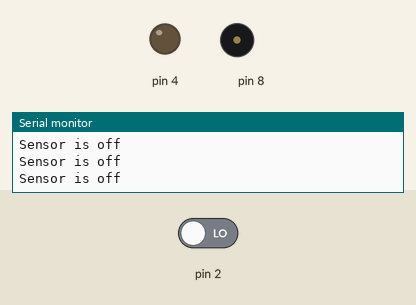
Simulated run of this sketch. Board: Arduino Uno, built with avr-gcc and run on an emulated ATmega328P. On the bench: output pins drawn as LEDs (lit = HIGH), buzzer (waves = sounding), the last lines printed to the serial monitor. The inputs (shaded band) are chosen by the test bench; at power-on: pin 2 LOW.

Above: at 4.8 s.
4.9 s: pin 2 driven HIGH
At 6.6 s:
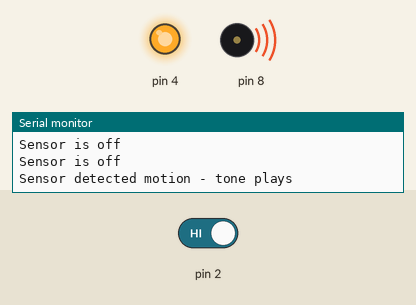
At 9.5 s:
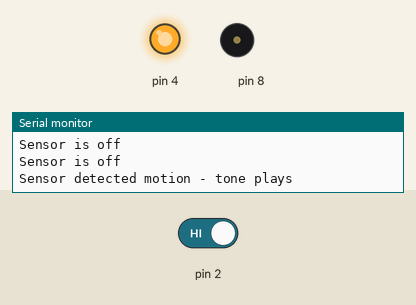
Timing chart, 0 to 14.0 s (numbered marks = the images above; inputs shaded):
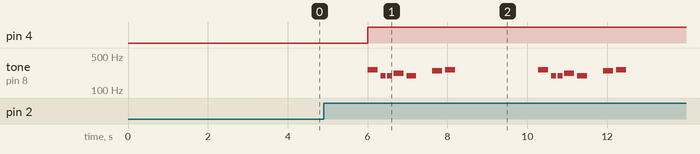

The sketch:

MotionDetector.ino
```cpp
#include "soundnotes.h"
int sensor = 0;
int melody[] = {
  NOTE_C4, NOTE_G3, NOTE_G3, NOTE_A3, NOTE_G3, 0, NOTE_B3, NOTE_C4
};

// note durations: 4 = quarter note, 8 = eighth note, etc.:
int noteDurations[] = {
  4, 8, 8, 4, 4, 4, 4, 4
};

void setup() {
  // put your setup code here, to run once:
  Serial.begin(9600);
  pinMode(4, OUTPUT);
  pinMode(2, INPUT);
}

void loop() {
  // put your main code here, to run repeatedly:
  digitalWrite(4, LOW);
  sensor = digitalRead(2);
  if(sensor == HIGH){
     digitalWrite(4, HIGH);
     Serial.println("Sensor detected motion - tone plays");
       for (int thisNote = 0; thisNote < 8; thisNote++) {
         int noteDuration = 1000 / noteDurations[thisNote];
         tone(8, melody[thisNote], noteDuration);
          int pauseBetweenNotes = noteDuration * 1.30;
          delay(pauseBetweenNotes);
          // stop the tone playing:
          noTone(8);
       }
  }else{
     digitalWrite(4, LOW);
     Serial.println("Sensor is off");
  }
 delay(2000);
}
```

soundnotes.h
```cpp
/*************************************************
 * Public Constants
 *************************************************/

#define NOTE_B0  31
#define NOTE_C1  33
#define NOTE_CS1 35
#define NOTE_D1  37
#define NOTE_DS1 39
#define NOTE_E1  41
#define NOTE_F1  44
#define NOTE_FS1 46
#define NOTE_G1  49
#define NOTE_GS1 52
#define NOTE_A1  55
#define NOTE_AS1 58
#define NOTE_B1  62
#define NOTE_C2  65
#define NOTE_CS2 69
#define NOTE_D2  73
#define NOTE_DS2 78
#define NOTE_E2  82
#define NOTE_F2  87
#define NOTE_FS2 93
#define NOTE_G2  98
#define NOTE_GS2 104
#define NOTE_A2  110
#define NOTE_AS2 117
#define NOTE_B2  123
#define NOTE_C3  131
#define NOTE_CS3 139
#define NOTE_D3  147
#define NOTE_DS3 156
#define NOTE_E3  165
#define NOTE_F3  175
#define NOTE_FS3 185
#define NOTE_G3  196
#define NOTE_GS3 208
#define NOTE_A3  220
#define NOTE_AS3 233
#define NOTE_B3  247
#define NOTE_C4  262
#define NOTE_CS4 277
#define NOTE_D4  294
#define NOTE_DS4 311
#define NOTE_E4  330
#define NOTE_F4  349
#define NOTE_FS4 370
#define NOTE_G4  392
#define NOTE_GS4 415
#define NOTE_A4  440
#define NOTE_AS4 466
#define NOTE_B4  494
#define NOTE_C5  523
#define NOTE_CS5 554
#define NOTE_D5  587
#define NOTE_DS5 622
#define NOTE_E5  659
#define NOTE_F5  698
#define NOTE_FS5 740
#define NOTE_G5  784
#define NOTE_GS5 831
#define NOTE_A5  880
#define NOTE_AS5 932
#define NOTE_B5  988
#define NOTE_C6  1047
#define NOTE_CS6 1109
#define NOTE_D6  1175
#define NOTE_DS6 1245
#define NOTE_E6  1319
#define NOTE_F6  1397
#define NOTE_FS6 1480
#define NOTE_G6  1568
#define NOTE_GS6 1661
#define NOTE_A6  1760
#define NOTE_AS6 1865
#define NOTE_B6  1976
#define NOTE_C7  2093
#define NOTE_CS7 2217
#define NOTE_D7  2349
#define NOTE_DS7 2489
#define NOTE_E7  2637
#define NOTE_F7  2794
#define NOTE_FS7 2960
#define NOTE_G7  3136
#define NOTE_GS7 3322
#define NOTE_A7  3520
#define NOTE_AS7 3729
#define NOTE_B7  3951
#define NOTE_C8  4186
#define NOTE_CS8 4435
#define NOTE_D8  4699
#define NOTE_DS8 4978
```

Measured:
- after the input at 4.9 s, pin 4: LOW → HIGH after 1.1 s; tone on pin 8: plays 262 Hz for 0.25 s, 196 Hz for 0.13 s, 196 Hz for 0.13 s, 220 Hz for 0.25 s, 196 Hz for 0.25 s, 247 Hz for 0.25 s … (14 notes in this stretch), starting after 1.1 s
